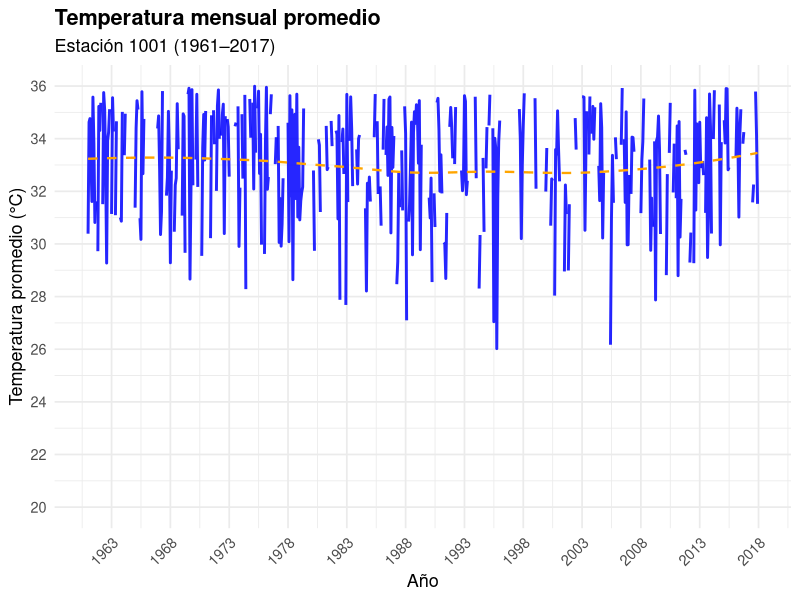

This figure's R source:
rm(list=ls(all=TRUE)); if(length(dev.list())>0){dev.off()}
# Realizado el 2022-03-26, como asesoramiento de correcición de script.
# ────────────────────────────────────────────────────────────────────────────────
# 🌡️ Análisis exploratorio de temperatura mensual promedio (1961–2017)
#
# 📍 Descripción:
# Este script genera una visualización de series de tiempo a partir de datos simulados 
# de temperatura mensual promedio para una estación climática específica (Estación 1001), 
# cubriendo el período de 1961 a 2017.
#
# 🎯 Objetivo:
# Proporcionar una herramienta visual para detectar patrones de largo plazo en la temperatura, 
# incluyendo variaciones estacionales, tendencias generales y posibles señales de cambio climático.
#
# 🛠️ Lo que hace el código:
# - Simula datos mensuales de temperatura con una distribución normal.
# - Genera un gráfico de línea con `ggplot2` que muestra la evolución temporal.
# - Incluye una línea de suavizado (`geom_smooth`) para destacar tendencias generales.
# - Personaliza el eje temporal, etiquetas y diseño del gráfico para facilitar su interpretación.
#
# 📊 Utilidad:
# Esta visualización es útil como parte de un análisis exploratorio inicial en estudios climatológicos, 
# ayudando a identificar tendencias anómalas, ciclos estacionales o puntos de inflexión relevantes.
# ────────────────────────────────────────────────────────────────────────────────

#### Librerias
library(ggplot2)
library(dplyr)
library(readr)
library(lubridate)

#### Datos
fecha <- seq(ymd("1961-01-01"), ymd("2017-12-01"), by = "month")

df <- tibble(
  Year = year(fecha),
  Mes = month(fecha),
  Promedio_mensual = rnorm(length(fecha), mean = 34.66, sd = 3.13)
)

df <- df %>%
  mutate(Fecha = ymd(paste(Year, Mes, "01", sep = "-")))

#### Gráfico
ggplot(df, aes(x = Fecha, y = Promedio_mensual)) +
  geom_line(color = "blue", size = 1, alpha = 0.85) +
  geom_smooth(method = "loess", se = FALSE, color = "orange", linetype = "dashed", size = 0.8) +
  scale_x_date(date_breaks = "5 years", date_labels = "%Y") +
  scale_y_continuous(
    limits = c(20, 36),
    breaks = seq(20, 36, by = 2)
  ) +
  labs(
    title = "Temperatura mensual promedio",
    subtitle = "Estación 1001 (1961–2017)",
    x = "Año",
    y = "Temperatura promedio (°C)"
  ) +
  theme_minimal(base_size = 13) +
  theme(
    plot.title = element_text(face = "bold"),
    axis.text.x = element_text(angle = 45, hjust = 1)
  )
